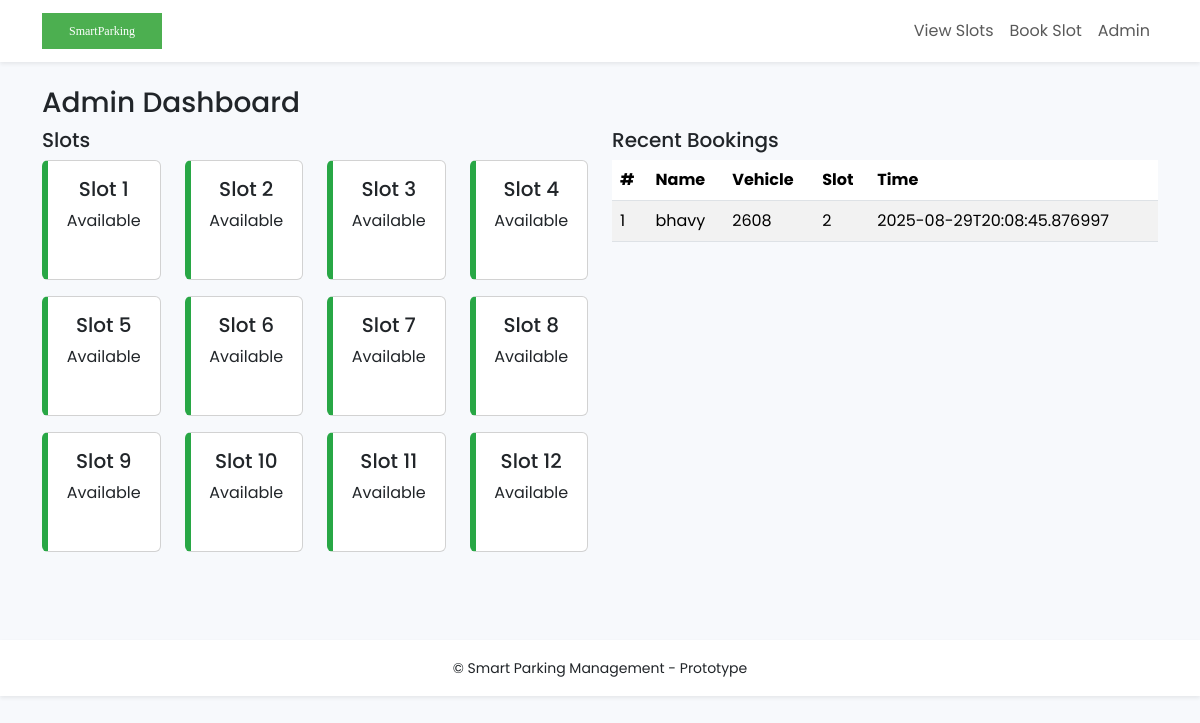
The app's page /admin/dashboard with its own data.
### tables this page shows
CREATE TABLE slots (slot_id INTEGER PRIMARY KEY, is_available INTEGER DEFAULT 1);

CREATE TABLE bookings (
    id INTEGER PRIMARY KEY AUTOINCREMENT,
    name TEXT,
    vehicle_no TEXT,
    phone TEXT,
    slot_no INTEGER,
    booking_time TEXT
);

### app.py (the view)
@app.route('/admin/dashboard')
def admin_dashboard():
    conn = get_db_connection()
    bookings = conn.execute('SELECT * FROM bookings ORDER BY booking_time DESC').fetchall()
    slots = conn.execute('SELECT * FROM slots ORDER BY slot_id').fetchall()
    conn.close()
    return render_template('admin_dashboard.html', bookings=bookings, slots=slots)

### app.py (called while the page is built)
def get_db_connection():
    conn = sqlite3.connect(DB_PATH)
    conn.row_factory = sqlite3.Row
    return conn

### templates/admin_dashboard.html (shortened to what this page needs)
{% extends 'base.html' %} {% block content %}
<h3>Admin Dashboard</h3>
<div class="row">
  <div class="col-md-6">
    <h5>Slots</h5>
    <div class="row">
      {% for slot in slots %}
      <div class="col-6 col-sm-4 col-md-3 mb-3">
        <div
          class="card slot-card {% if slot['is_available'] %}card-available{% else %}card-occupied{% endif %}"
        >
          <div class="card-body text-center">
            <h5 class="card-title">Slot {{ slot['slot_id'] }}</h5>
            <p class="card-text">
              {% if slot['is_available'] %}Available{% else %}Occupied{% endif
              %}
            </p>
          </div>
        </div>
      </div>
      {% endfor %}
    </div>
  </div>
  <div class="col-md-6">
    <h5>Recent Bookings</h5>
    <table class="table table-striped">
      <thead>
        <tr>
          <th>#</th>
          <th>Name</th>
          <th>Vehicle</th>
          <th>Slot</th>
          <th>Time</th>
        </tr>
      </thead>
      <tbody>
        {% for b in bookings %}
        <tr>
          <td>{{ loop.index }}</td>
          <td>{{ b['name'] }}</td>
          <td>{{ b['vehicle_no'] }}</td>
          <td>{{ b['slot_no'] }}</td>
          <td>{{ b['booking_time'] }}</td>
        </tr>
        {% endfor %}
      </tbody>
    </table>
  </div>
</div>
{% endblock %}

### static/css/style.css (style rules this page uses)
body { font-family: 'Poppins', sans-serif; background: #f7f9fc; }
.card-available { border-left: 6px solid #28a745; }
.slot-card { min-height: 120px; }

### records on screen
slots: slot_id "1", is_available "Available"
slots: slot_id "2", is_available "Available"
slots: slot_id "3", is_available "Available"
slots: slot_id "4", is_available "Available"
slots: slot_id "5", is_available "Available"
slots: slot_id "6", is_available "Available"
slots: slot_id "7", is_available "Available"
slots: slot_id "8", is_available "Available"
slots: slot_id "9", is_available "Available"
slots: slot_id "10", is_available "Available"
slots: slot_id "11", is_available "Available"
slots: slot_id "12", is_available "Available"
bookings: name "bhavy", vehicle_no "2608", slot_no "2", booking_time "2025-08-29T20:08:45.876997"
